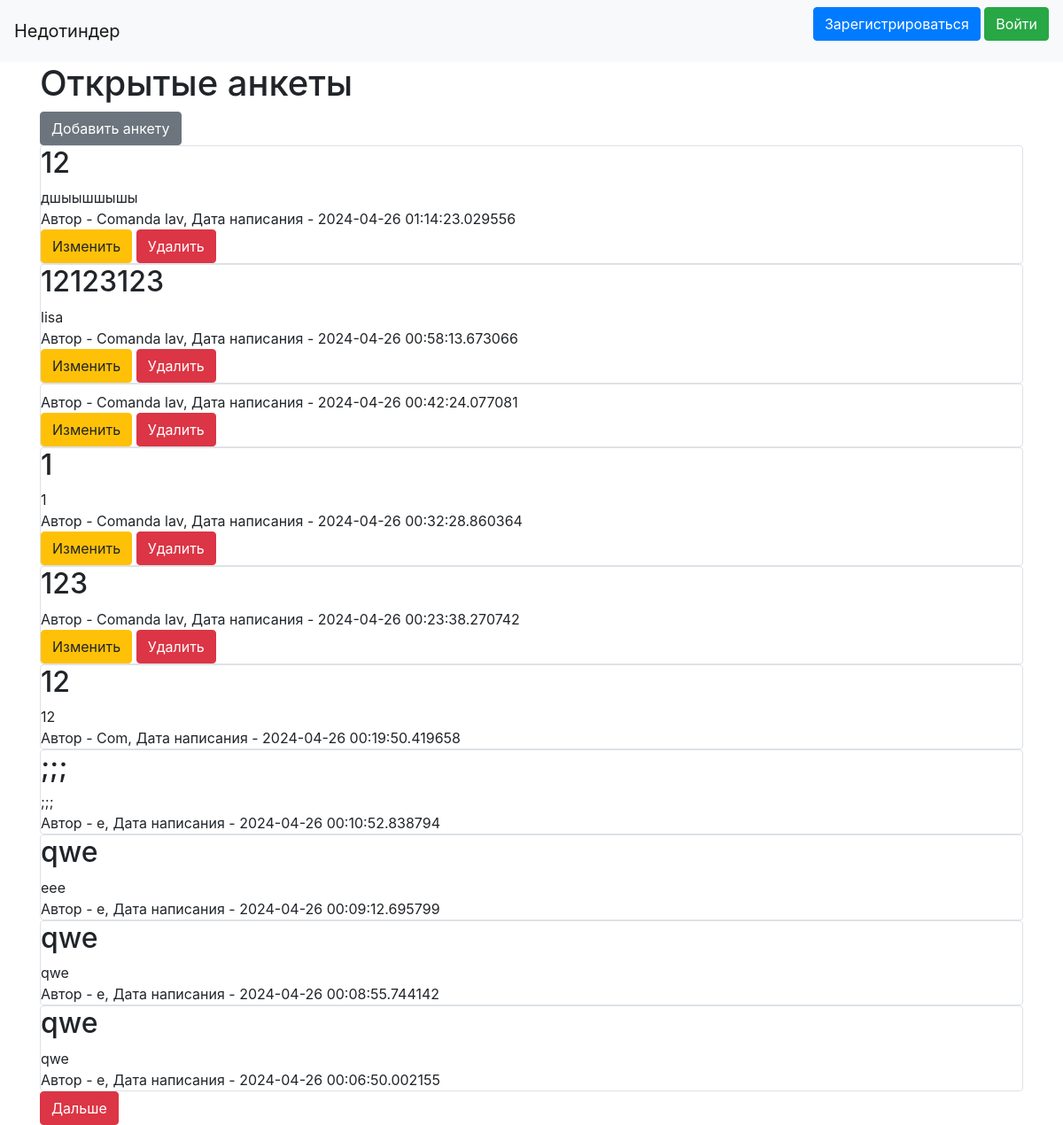
Page /all (signed in) on the earlier database version.
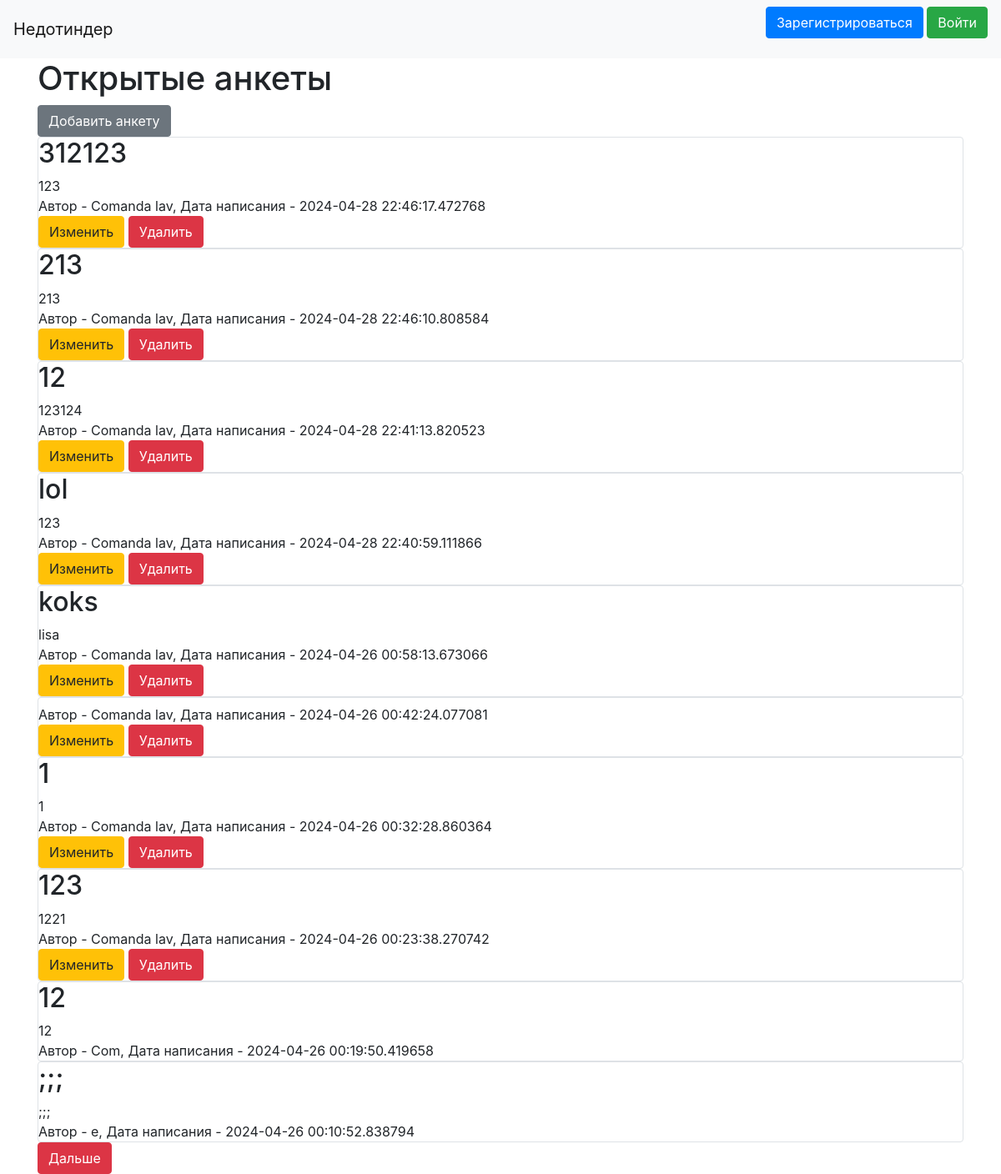
Same page on the later database version.
### data/ankets.py (models this page shows)
class Anceta(SqlAlchemyBase, UserMixin, SerializerMixin):
    __tablename__ = 'ankets'
    id = sqlalchemy.Column(sqlalchemy.Integer, primary_key=True, autoincrement=True)
    title = sqlalchemy.Column(sqlalchemy.String, nullable=True)
    content = sqlalchemy.Column(sqlalchemy.String, nullable=True)
    created_date = sqlalchemy.Column(sqlalchemy.DateTime, default=datetime.datetime.now)
    user_id = sqlalchemy.Column(sqlalchemy.Integer, sqlalchemy.ForeignKey("users.id"))
    user = orm.relationship('User')

### data/users.py (models this page shows, shortened)
class User(SqlAlchemyBase, UserMixin, SerializerMixin):
    __tablename__ = 'users'
    id = sqlalchemy.Column(sqlalchemy.Integer, primary_key=True, autoincrement=True)
    name = sqlalchemy.Column(sqlalchemy.String, nullable=True)
    about = sqlalchemy.Column(sqlalchemy.String, nullable=True)
    email = sqlalchemy.Column(sqlalchemy.String, index=True, unique=True, nullable=True)
    hashed_password = sqlalchemy.Column(sqlalchemy.String, nullable=True)
    created_date = sqlalchemy.Column(sqlalchemy.DateTime, default=datetime.datetime.now)
    news = orm.relationship("Anceta", back_populates='user')

### main.py (the view)
@app.route("/all")
@app.route('/all/<int:page>')
def index(page=1):
    db_sess = db_session.create_session()
    if current_user.is_authenticated:
        news = db_sess.query(Anceta).all()
        news.reverse()
        return render_template("index.html", news=news[(page - 1) * 10: page*10], page=page)

### data/db_session.py (called while the page is built)
def create_session() -> Session:
    global __factory
    return __factory()

### main.py (called while the page is built)
@login_manager.user_loader
def load_user(user_id):
    db_sess = db_session.create_session()
    return db_sess.query(User).get(user_id)

### templates/index.html (shortened to what this page needs)
{% extends "base.html" %}
{% block content %}
    <h1>Открытые анкеты</h1>
    {% if current_user.is_authenticated %}
        <a href="/anketa" class="btn btn-secondary">Добавить анкету</a>
    {% endif %}
    {% for item in news %}
        <div class="col-md6 border rounded">
            <h2>{{ item.title }}</h2>
            <div>
                {{ item.content }}
            </div>
            <div>
                Автор - {{ item.user.name }}, Дата написания - {{ item.created_date }}
            </div>
            {% if current_user.is_authenticated and current_user == item.user %}
                <div>
                    <a href="/anc/{{ item.id }}" class="btn btn-warning">Изменить</a>
                    <a href="/anc_delete/{{ item.id }}" class="btn btn-danger">Удалить</a>
                </div>
            {% endif %}
        </div>
    {% endfor %}
    <a href="/all/{{page+1}}" class="btn btn-danger">Дальше</a>
{% endblock %}

### templates/base.html (shortened to what this page needs)
<!doctype html>
<html lang="en">
<head>
    <link rel="stylesheet"
          href="https://stackpath.bootstrapcdn.com/bootstrap/4.4.1/css/bootstrap.min.css"
>
</head>
<body>
<header>
    <nav class="navbar navbar-light bg-light">
        <a class="navbar-brand" href="#">Недотиндер</a>
            <p>
                <a class="btn btn-primary " href="/register">Зарегистрироваться</a>
                <a class="btn btn-success" href="/login">Войти</a>
            </p>
    </nav>
</header>
<main role="main" class="container">
    {% block content %}{% endblock %}
</main>
</body>
</html>

Differences in the rows shown:
removed Anceta: title "12", content "дшыышшышы", user.name "Comanda lav", created_date "2024-04-26 01:14:23.029556"
no longer on this page (row unchanged): Anceta: title "qwe", content "eee", user.name "e", created_date "2024-04-26 00:09:12.695799"
no longer on this page (row unchanged): Anceta: title "qwe", content "qwe", user.name "e", created_date "2024-04-26 00:08:55.744142"
no longer on this page (row unchanged): Anceta: title "qwe", content "qwe", user.name "e", created_date "2024-04-26 00:06:50.002155"
added Anceta: title "312123", content "123", user.name "Comanda lav", created_date "2024-04-28 22:46:17.472768"
added Anceta: title "213", content "213", user.name "Comanda lav", created_date "2024-04-28 22:46:10.808584"
added Anceta: title "12", content "123124", user.name "Comanda lav", created_date "2024-04-28 22:41:13.820523"
added Anceta: title "lol", content "123", user.name "Comanda lav", created_date "2024-04-28 22:40:59.111866"
changed Anceta "lisa": title "12123123" → "koks"
changed Anceta (number 8 of 10 on the later page): content (not shown) → "1221"
